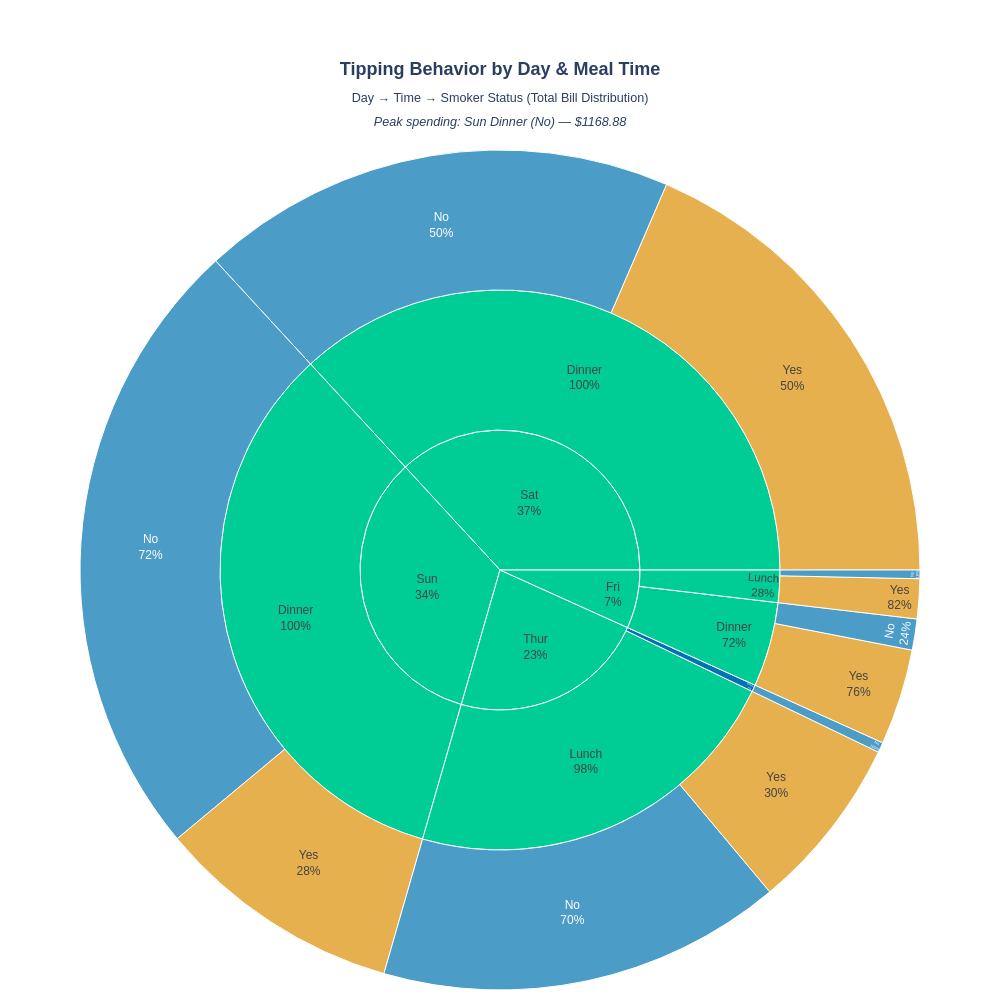

Here is the notebook cell this chart was saved with:
### Markdown cell above
## Task 3 — Treemap vs bar: low-carbon energy by country

**What to build:** Build **both** a treemap and a horizontal bar chart showing total low-carbon TWh (Nuclear + Hydro) per country. Then answer the question in a markdown cell below.

**Requirements:**
- Filter to `Source_Type == 'Low-carbon'` and aggregate TWh by country
- Treemap: single-level `path=['All', 'Country']` with a dummy root node labelled `'Low-carbon'`
- Bar chart: sorted by TWh, horizontal orientation, CVD-safe colour
- Both charts show TWh values, not percentages
- Insight title on the bar chart naming the leading country

### Code cell
# Task 3 — charts
# YOUR CODE HERE
import pandas as pd
import plotly.graph_objects as go


# Filter to low-carbon and aggregate by country
low_carbon_sources = ['Nuclear', 'Hydro']
df_lowcarbon = df[df['Source'].isin(low_carbon_sources)].copy()
lowcarbon_by_country = df_lowcarbon.groupby('Country')['TWh'].sum().reset_index()
lowcarbon_by_country = lowcarbon_by_country.sort_values('TWh', ascending=False)

# ============================================================================
# TREEMAP: Single-level with dummy root
# ============================================================================

labels_tree = ['Low-carbon Energy'] + lowcarbon_by_country['Country'].tolist()
parents_tree = [''] + ['Low-carbon Energy'] * len(lowcarbon_by_country)
values_tree = [0] + lowcarbon_by_country['TWh'].tolist()
colours_tree = ['#E8E8E8'] + ['#1B9E77'] * len(lowcarbon_by_country)

fig_treemap = go.Figure(go.Treemap(
    labels=labels_tree,
    parents=parents_tree,
    values=values_tree,
    marker=dict(
        colors=colours_tree,
        line=dict(color='white', width=2)
    ),
    textposition='middle center',
    hovertemplate='<b>%{label}</b><br>%{value:.2f} TWh<extra></extra>'
))

fig.show()

### Figure 1 — Plotly figure (JSON) as saved in the notebook; plotly's stock layout.template omitted (floating-point values rounded to 4 significant figures)
{"data": [{"branchvalues": "total", "customdata": [["(?)"], ["(?)"], ["(?)"], ["(?)"], ["(?)"], ["(?)"], ["(?)"], ["(?)"], ["(?)"], ["No"], ["No"], ["No"], ["No"], ["No"], ["No"], ["No"], ["Yes"], ["Yes"], ["Yes"], ["Yes"], ["Yes"]], "domain": {"x": [0, 1], "y": [0, 1]}, "hovertemplate": "labels=%{label}<br>total_bill=%{value}<br>parent=%{parent}<br>id=%{id}<br>smoker=%{customdata[0]}<extra></extra>", "ids": ["Thur", "Sat", "Fri", "Thur/Lunch", "Sun/Dinner", "Sat/Dinner", "Fri/Lunch", "Fri/Dinner", "Sun", "Thur/Dinner", "Fri/Dinner/No", "Thur/Dinner/No", "Sun/Dinner/No", "Sat/Dinner/No", "Fri/Lunch/No", "Thur/Lunch/No", "Sun/Dinner/Yes", "Sat/Dinner/Yes", "Fri/Lunch/Yes", "Fri/Dinner/Yes", "Thur/Lunch/Yes"], "labels": ["Thur", "Sat", "Fri", "Lunch", "Dinner", "Dinner", "Lunch", "Dinner", "Sun", "Dinner", "No", "No", "No", "No", "No", "No", "Yes", "Yes", "Yes", "Yes", "Yes"], "marker": {"colors": ["#00cc96", "#00cc96", "#00cc96", "#00cc96", "#00cc96", "#00cc96", "#00cc96", "#00cc96", "#00cc96", "#0173B2", "#0173B2", "#0173B2", "#0173B2", "#0173B2", "#0173B2", "#0173B2", "#DE8F05", "#DE8F05", "#DE8F05", "#DE8F05", "#DE8F05"]}, "name": "", "parents": ["", "", "", "Thur", "Sun", "Sat", "Fri", "Fri", "", "Thur", "Fri/Dinner", "Thur/Dinner", "Sun/Dinner", "Sat/Dinner", "Fri/Lunch", "Thur/Lunch", "Sun/Dinner", "Sat/Dinner", "Fri/Lunch", "Fri/Dinner", "Thur/Lunch"], "textfont": {"size": 12}, "textinfo": "label+percent parent", "type": "sunburst", "values": [1096.0, 1778.0, 325.9, 1078.0, 1627.0, 1778.0, 89.92, 236.0, 1627.0, 18.78, 57.7, 18.78, 1169.0, 884.8, 15.98, 751.3, 458.3, 893.6, 73.94, 178.3, 326.2]}], "layout": {"font": {"family": "Arial", "size": 12}, "height": 1000, "legend": {"orientation": "v", "title": {"text": "Smoker Status"}, "tracegroupgap": 0, "x": 0.95, "xanchor": "right", "y": 0.95, "yanchor": "top"}, "margin": {"b": 10, "l": 10, "r": 10, "t": 150}, "showlegend": true, "title": {"font": {"size": 18}, "text": "<b>Tipping Behavior by Day & Meal Time</b><br><sub>Day → Time → Smoker Status (Total Bill Distribution)<br><i>Peak spending: Sun Dinner (No) — $1168.88</i></sub>", "x": 0.5, "xanchor": "center"}, "width": 1000}}
